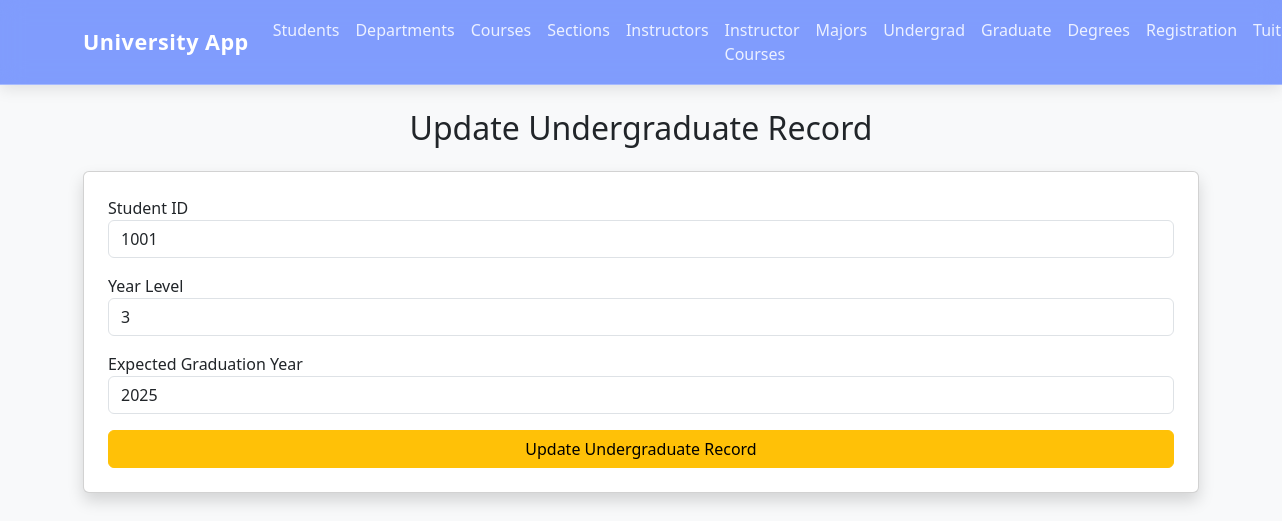
The app's page /update-undergraduate/1001 with its own data.
### tables this page shows
CREATE TABLE Undergraduate (
    Student_ID INTEGER PRIMARY KEY,
    Year_Level INTEGER,
    Expected_Grad_Year TEXT,
    FOREIGN KEY(Student_ID) REFERENCES Student(Student_ID)
);

### app.py (the view, shortened to what this page needs)
@app.route("/update-undergraduate/<int:id>", methods=["GET", "POST"])
def update_undergraduate(id):
    conn = get_db_connection()
    row = conn.execute(
        "SELECT * FROM Undergraduate WHERE Student_ID = ?",
        (id,)
    ).fetchone()
    if not row:
        flash("Record not found!", "danger")
        return redirect(url_for("undergraduate"))
    return render_template(
        "update_undergraduate.html",
        title="Update Undergraduate Record",
        record=row
    )

### app.py (called while the page is built)
def get_db_connection():
    conn = sqlite3.connect("university.db")
    conn.row_factory = sqlite3.Row
    return conn

### templates/update_undergraduate.html
{% extends "base.html" %}
{% block content %}
<h2 class="mb-4 text-center">Update Undergraduate Record</h2>
<form method="POST" class="card p-4 shadow">
    <div class="mb-3">
        <label>Student ID</label>
        <input type="number" name="student_id" class="form-control"
               value="{{ record.Student_ID }}" required>
    </div>
    <div class="mb-3">
        <label>Year Level</label>
        <input type="number" name="year_level" class="form-control"
               value="{{ record.Year_Level }}" required>
    </div>
    <div class="mb-3">
        <label>Expected Graduation Year</label>
        <input type="number" name="expected_grad_year" class="form-control"
               value="{{ record.Expected_Grad_Year }}" required>
    </div>
    <button type="submit" class="btn btn-warning w-100">Update Undergraduate Record</button>
</form>
{% endblock %}

### records on screen
Undergraduate: student_id "1001", year_level "3", expected_grad_year "2025"
